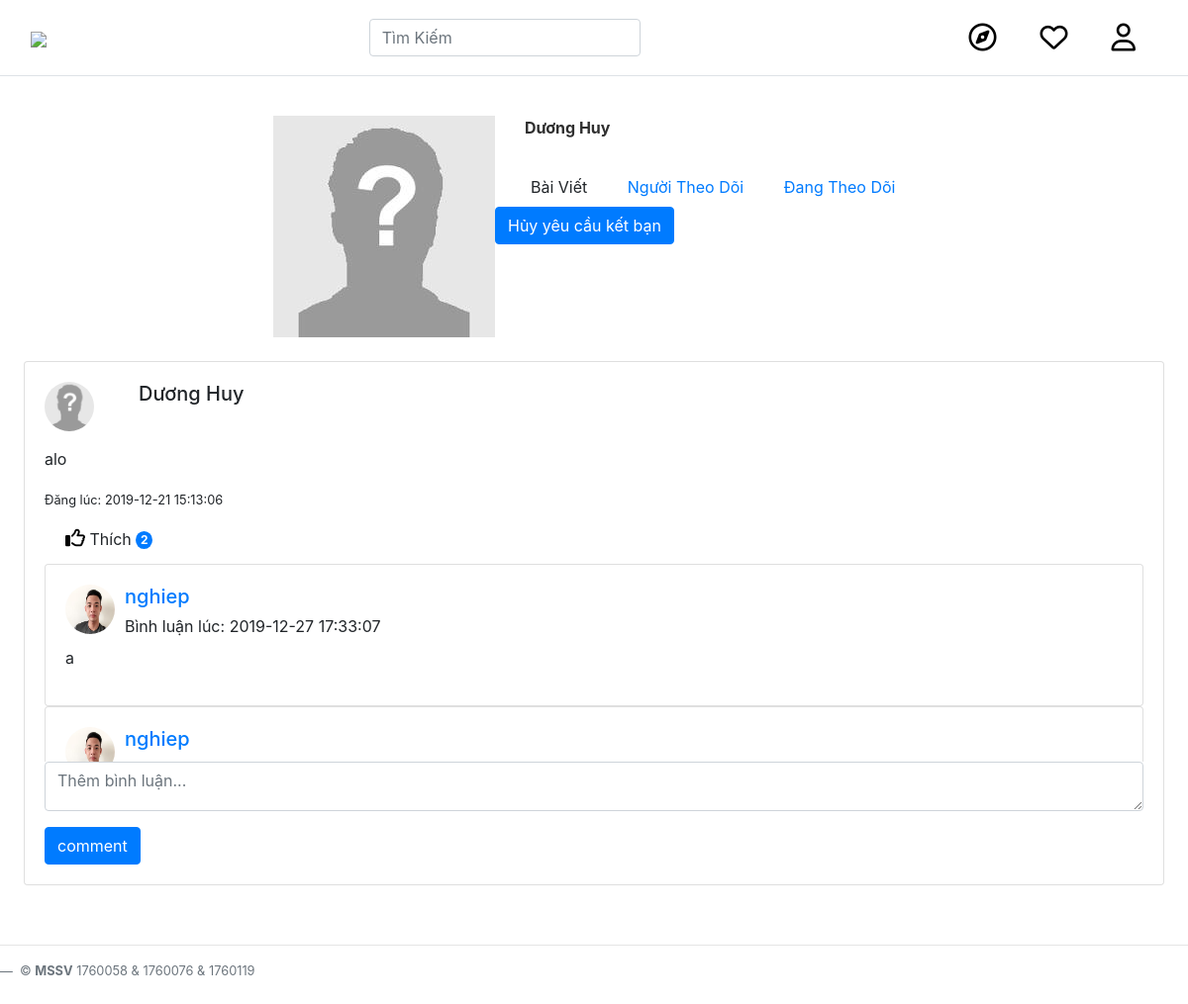
Screenshot of /profile.php?id=49 (signed in) with the database file from the repository.
### tables this page shows
CREATE TABLE `users` (
  `id` int(11) NOT NULL,
  `fullname` varchar(255) NOT NULL,
  `phone` varchar(20) NOT NULL,
  `email` varchar(255) NOT NULL,
  `password` varchar(60) NOT NULL,
  `hasAvatar` int(11) DEFAULT 0,
  `status` int(11) DEFAULT 1,
  `code` varchar(16) NOT NULL,
  `code2` varchar(16) NOT NULL
);

CREATE TABLE `posts` (
  `id` int(11) NOT NULL,
  `userId` int(11) NOT NULL,
  `content` varchar(1024) NOT NULL,
  `createdAt` timestamp NOT NULL DEFAULT current_timestamp() ON UPDATE current_timestamp()
);

CREATE TABLE `comments` (
  `id` int(11) NOT NULL,
  `post_id` int(11) NOT NULL,
  `userId` int(11) NOT NULL,
  `createdAt` datetime NOT NULL DEFAULT current_timestamp(),
  `content` text NOT NULL
);

### functions.php (called while the page is built, shortened)
<?php
function findUserById($id) {
  global $db;
  $stmt = $db->prepare("SELECT * FROM users WHERE id = ?");
  $stmt->execute(array($id));
  $user = $stmt->fetch(PDO::FETCH_ASSOC);
  return $user;
}
  function userLiked($post_id,$userid)
  {
    $conn= mysqli_connect ('localhost','root','', 'doan1');
    $sql = "SELECT * FROM likes WHERE userId=$userid
          AND post_id=$post_id ";
    $result = mysqli_query($conn, $sql);
    if (mysqli_num_rows($result) > 0) {
      return true;
    }else{
      return false;
    }
  }
  function getLikes($id)
    {
      global $db;
      $stmt = $db->prepare("SELECT COUNT(*) FROM likes WHERE post_id = ?");
      $stmt->execute(array($id));
      return $stmt->fetch(PDO::FETCH_ASSOC);
    }
    function getcomment($id){
      global $db;
      $stmt=$db->prepare("SELECT p.id,pc.userId,u.hasAvatar,u.fullname as Fullname,pc.content,pc.createdAt ,u.hasAvatar FROM comments AS pc JOIN users as u on  u.id= pc.userId JOIN posts as p where p.id= pc.post_id and pc.post_id=? ORDER BY pc.createdAt DESC");
      $stmt->execute(array($id));
      $posts = $stmt->fetchAll(PDO::FETCH_ASSOC);
      return $posts;
    }
    function usercommentd($post_id,$userid)
          {
            $conn= mysqli_connect ('localhost','root','', 'doan1');
            $sql = "SELECT * FROM comments WHERE userId=$userid
                  AND post_id=$post_id ";
            $result = mysqli_query($conn, $sql);
            if (mysqli_num_rows($result) > 0) {
              return true;
            }else{
              return false;
            }
          }
  function getNewFeedsForProfile($userId) {
    global $db;
    $stmt = $db->prepare("SELECT p.id, p.userId, u.fullname as userFullname, u.hasAvatar as userHasAvatar, p.content, p.createdAt FROM posts as p LEFT JOIN users as u ON u.id = p.userId WHERE p.userId =$userId ORDER BY createdAt DESC");
    $stmt->execute();
    $posts = $stmt->fetchAll(PDO::FETCH_ASSOC);
    return $posts;
  }
  function isFollow($userId1, $userId2) {
    global $db;
    $stmt = $db->prepare("SELECT * FROM friendship WHERE userId1 = ? AND userId2 = ?");
    $stmt->execute(array($userId1, $userId2));
    $user1ToUser2 = $stmt->fetch(PDO::FETCH_ASSOC);
    if (!$user1ToUser2) {
      return false;
    }
    $stmt = $db->prepare("SELECT * FROM friendship WHERE userId1 = ? AND userId2 = ?");
    $stmt->execute(array($userId2, $userId1));
    $user2ToUser1 = $stmt->fetch(PDO::FETCH_ASSOC);
    return true;
  }
?>

### init.php (called while the page is built, shortened)
<?php
require_once('functions.php');
if (isset($_SESSION['userId'])) {
    $currentUser = findUserById($_SESSION['userId']);
  }

### profile.php (the view, shortened to what this page needs)
<?php
require_once 'init.php';
$profile = findUserById($_GET['id']);
$isFriend = false;
if ($currentUser) {
    $newFeeds = getNewFeedsForProfile($profile['id']);
   }
$isFollow = isFollow($currentUser['id'], $profile['id']);
?>
<?php include 'InHeader.php'; ?>
<?php if (isset($_POST['fullname']) && isset($_POST['phone'])): ?>
<?php
$fullname = $currentUser['fullname'];
$phone = $currentUser['phone'];
$success = true;
?>
<?php if (!$success) : ?>
<?php header('Location: index.php') ?>
<?php else: ?>
<div class="alert alert-danger" role="alert">
    Vui lòng nhập đầy đủ thông tin!
</div>
<?php endif; ?>
<?php else: ?>
<div class="row" id="main">
    <img
        src="<?php echo file_exists('./IMG/' . $profile['id'] . '.jpg') ? ('./IMG/' . $profile['id'] . '.jpg') : ('./IMG/0.jpg') ?>">
    <div>
        <strong id="name"><?php echo $profile['fullname'] ?></strong>
        <form action="" style="padding-top:3vw">
            <label style="margin-left: 3vw" for="baiviet"> Bài Viết</label>
            <a href="friend.php"> <label style="margin-left: 3vw" for="nguoitheodoi"> Người Theo Dõi</label></a>
            <a href="friend.php"> <label style="margin-left: 3vw" for="dangtheodoi"> Đang Theo Dõi</label></a>
        </form>
    <?php if ($isFriend) : ?>
        <form action="friend-request.php" method="POST">
            <input type="hidden" name="action" value="unfriend">
            <input type="hidden" name="profileId" value="<?php echo $profile['id'] ?>">
            <button type="submit" class="btn btn-danger">Hủy kết bạn</button>
        </form>
    <?php else : ?>
        <?php if ($isFollow) : ?>
            <form action="friend-request.php" method="POST">
                <button type="submit" class="btn btn-primary">Hủy yêu cầu kết bạn</button>
            </form>
        <?php endif; ?>
    <?php endif; ?>
        <br>
    </div>
    <br>
</div>
<?php foreach ($newFeeds as $post) :  ?>
    <div class="card" style="margin: 2vw;">
        <div class="card-body">
            <h5 class="card-title">
                <div class="row">
                    <div class="col">
                        <?php if ($post['userHasAvatar']) : ?>
                        <img class="avatar" src="./IMG/<?php echo $post['userId'] ?>.jpg">
                        <?php else : ?>
                        <img class="avatar" src="no-avatar.jpg">
                        <?php endif; ?>
                    </div>
                    <div class="col-11">
                        <?php echo $post['userFullname'] ?>
                    </div>
                </div>
            </h5>
            <p class="card-text">
                <p><?php echo $post['content'] ?></p>
                <small>Đăng lúc: <?php echo $post['createdAt'] ?></small>
            </p>
            <div class="row">
                <?php $countlike=getLikes($post['id']);
                           ;?>
           <div class="btn-group"style="position: relative;bottom:6px;left:23px">
                                               <?php if (userLiked($post['id'],$currentUser['id'])): ?>
                                               <a class="btn"name="unlike"id="unlike"href="like.php?from=profile&friendId=<?php echo $_GET['id'] ?>&type=unlike&id=<?php echo $post['id'] ?>"><i style='font-size:20px' class='far fa-thumbs-up'data-toggle="tooltip" title="Cảm xúc của bạn với status này!!"></i> Thích  <span class="badge badge-primary  rounded-circle" ><?php echo implode(" ",$countlike);?></span></a>
                                               <?php endif ?>
                                       </div>&emsp;&emsp;
            </div>
            <?php $getcomment=getcomment($post['id']);
                                   ?>
                                    <?php if(usercommentd($post['id'],$currentUser['id'])): ?>
                                    <div class="target" style="height:200px;overflow:scroll;" >
                                        <?php foreach ($getcomment as $postss):?>
                                       <div class="card" >
                                       <div class="card-body">
                                                    <h5 class="card-title">
                                                        <?php if($postss['hasAvatar']):?>
                                                        <img class="avatar" src="./IMG/<?php echo $postss['userId'] ?>.jpg">
                                                        <?php else: ?>
                                                        <?php endif ?>
                                                        <a href="profile.php?id=<?php echo $postss['userId'] ?>"><div style="position: absolute; left:80px;top:20px " ><?php echo $postss['Fullname']?> </div> </a>
                                                    </h5>
                                                    <p class="card-text"style="position: absolute; left:80px;top:50px" > Bình luận lúc:
                                                        <?php echo $postss['createdAt'];?>
                                                    </p>
                                                    <p >
                                                        <?php echo $postss['content'];?>
                                                    </p>
                                                    </div>
                                            </div>
                                        <?php endforeach ?>
                                                        </div>
                                    <?php else:?>
                                            <div></div>
                                    <?php endif?>
                                    <form action="comments.php?from=profile&friendId=<?php echo $_GET['id'] ?>&type=upcommentindex&id=<?php echo $post['id'] ?>" method="POST" >
                                            <div class="form-group">
                                                <textarea style="height:50px" class="form-control" name="contents" id="contents" rows="3"placeholder="Thêm bình luận..."></textarea>
                                            </div>
                                            <button type="submit" class="btn btn-primary" name="upcomment">comment</button>
                                        </form>
        </div>
    </div>
<?php endforeach; ?>
  <?php endif; ?>
<?php include 'Footer.php'; ?>

### CSS/style.css (style rules this page uses)
body { font-family: Arial, Helvetica, sans-serif; margin: auto; }

### InHeader.php (style rules this page uses)
.far { font-size: 28px; cursor: pointer; user-select: none; color: black; }
.avatar { vertical-align: middle; width: 50px; height: 50px; border-radius: 50%; }
#main { width: auto; margin-left: 23%; margin-top: 40px; display: flex; }
#name { margin-left: 30px; font-size: 18; color: #2F2F2F; }

### rows the page displays
users: fullname "Dương Huy"
posts: userId.fullname "Dương Huy", content "alo", createdAt "2019-12-21 15:13:06", countlike "2"
comments: userId.fullname "nghiep", createdAt "2019-12-27 17:33:07", content "a"
comments: userId.fullname "nghiep"
